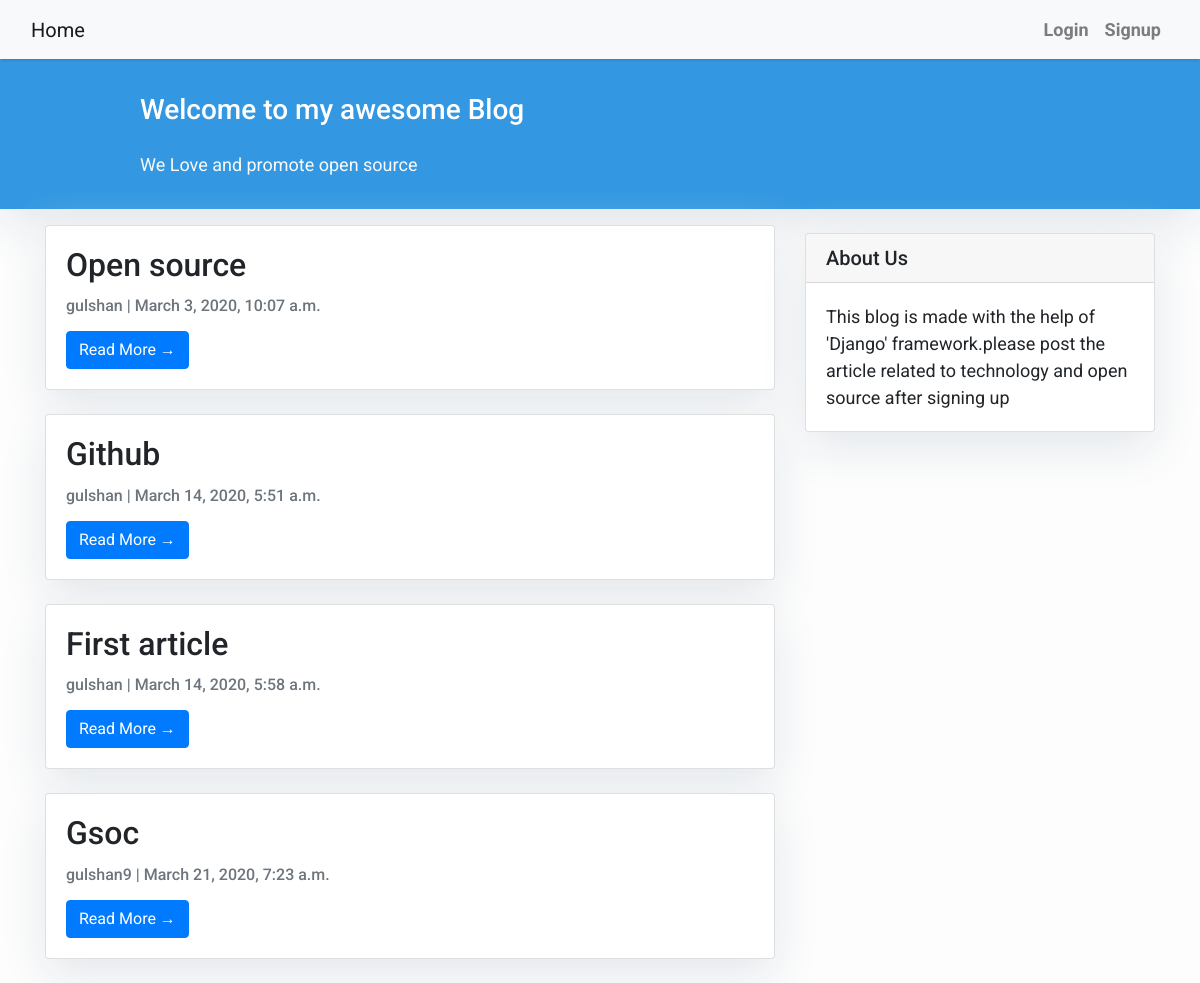
/, run on an earlier commit of the app's database.
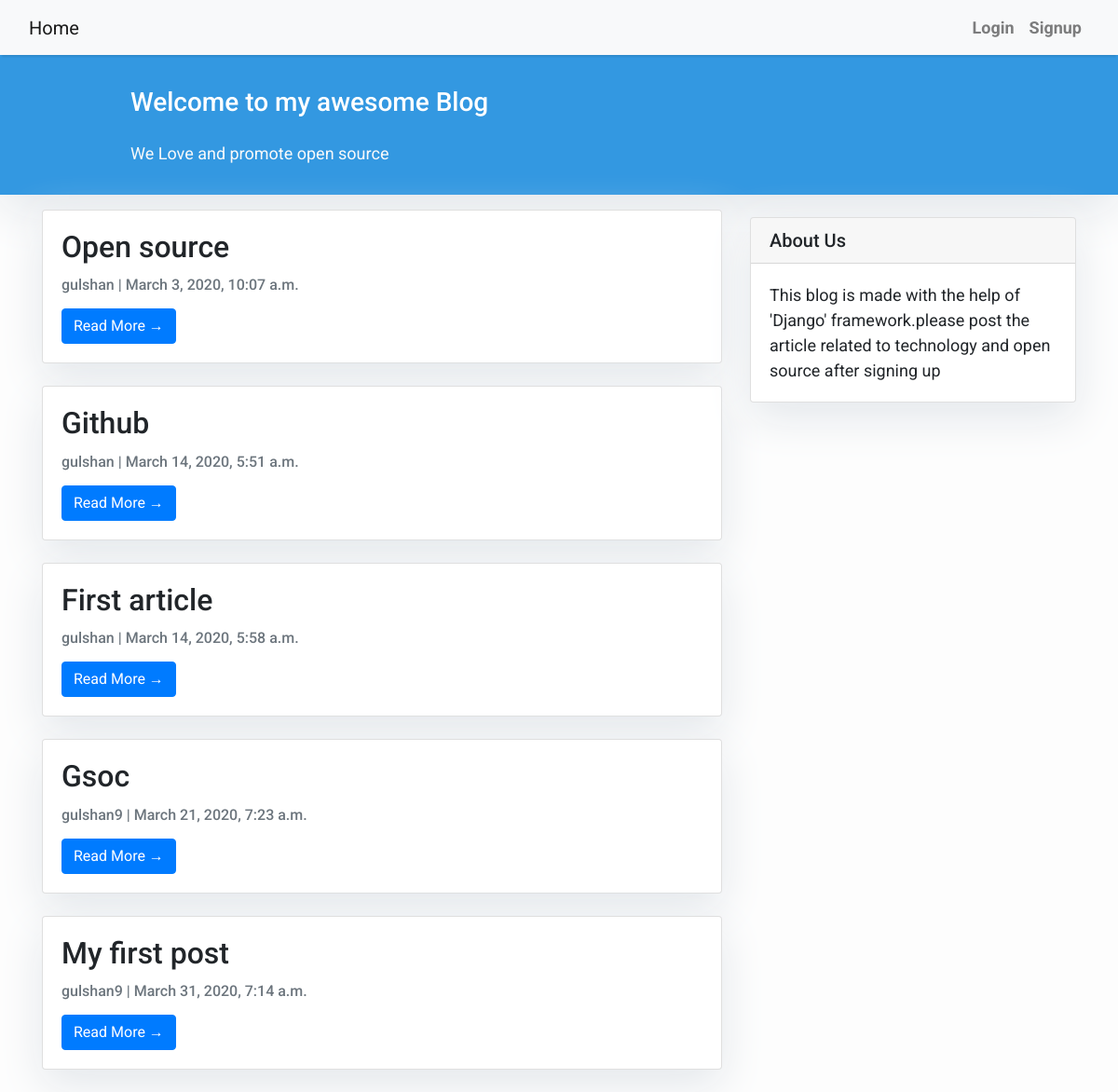
And on a later commit of the database.
### articles/models.py (models this page shows, shortened)
class Articles(models.Model):
    objects=models.Manager()
    title=models.CharField(max_length=100)
    slug=models.SlugField()
    body=models.TextField()
    date=models.DateTimeField(auto_now_add=True)
    likes=models.ManyToManyField(User,related_name='likes',blank=True)
    thumb=models.ImageField(default='default.png' ,blank=True)
    author=models.ForeignKey(User,default=None,on_delete=models.CASCADE)

### articles/views.py (the view)
# urls.py: path('',views.article_list,name="list"),
def article_list(request):
    articles=Articles.objects.all().order_by('date')
    return render(request,'article_list.html',{'articles':articles,
                                               })

### articles/templates/article_list.html (shortened to what this page needs)
{% extends "base.html" %}
{% block content %}
<header class="masthead">
    <div class="container">
        <div class="row">
            <div class=" col-md-8 col-md-10 mx-auto">
                <div class="site-heading">
                    <h3 class=" site-heading my-4 mt-3 text-white"> Welcome to my awesome Blog </h3>
                    <p class="text-light">We Love and promote open source
                    </p>
                </div>
            </div>
        </div>
    </div>
</header>
<div class="container">
    <div class="row">
        <div class="col-md-8 mt-3 left">
            {% for article in articles %}
            <div class="card mb-4">
                <div class="card-body">
                    <h2 class="card-title">{{ article.title | capfirst }}</h2>
                    <p class="card-text text-muted h6">{{ article.author }} | {{ article.date}} </p>
                    <a href="{% url 'detail' article.slug  %}" class="btn btn-primary">Read More &rarr;</a>
                </div>
            </div>
            {% endfor %}
        </div>
{% block sidebar %} {% include 'sidebar.html' %} {% endblock sidebar %}
</div>
</div>
{% endblock %}

What changed in the data, as far as the page shows it:
added Articles: title "My first post", author "gulshan9", date "March 31, 2020, 7:14 a.m."
